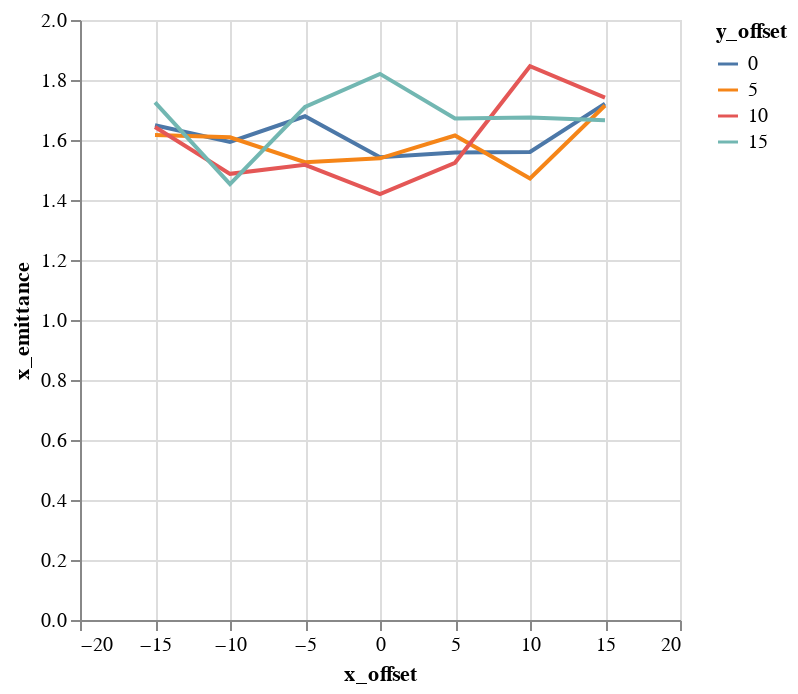

Notebook code cell kept with this figure:
### Markdown cell above
## Plots

### Code cell
alt.Chart(emit_df).mark_line().encode(
    color='y_offset:N',
    x='x_offset',
    y='x_emittance',
)

### Figure 1 — Vega-Lite specification as saved in the notebook (floating-point values rounded to 4 significant figures)
{"$schema": "https://vega.github.io/schema/vega-lite/v1.2.1.json", "data": {"values": [{"losses": 0, "relbeta": 0.002308, "sourceID": 16777222, "sourceName": "x_-15_y_0", "x_emittance": 1.649, "x_emittance_rel": 1.017, "x_norm_emittance": 0.003807, "x_offset": -15, "y_emittance": 1.571, "y_emittance_rel": 0.9995, "y_norm_emittance": 0.003628, "y_offset": 0}, {"losses": 0, "relbeta": 0.002308, "sourceID": 16777229, "sourceName": "x_-15_y_5", "x_emittance": 1.616, "x_emittance_rel": 1.015, "x_norm_emittance": 0.003731, "x_offset": -15, "y_emittance": 1.597, "y_emittance_rel": 1.002, "y_norm_emittance": 0.003687, "y_offset": 5}, {"losses": 0, "relbeta": 0.002308, "sourceID": 16777236, "sourceName": "x_-15_y_10", "x_emittance": 1.643, "x_emittance_rel": 1.016, "x_norm_emittance": 0.003793, "x_offset": -15, "y_emittance": 1.605, "y_emittance_rel": 1.005, "y_norm_emittance": 0.003705, "y_offset": 10}, {"losses": 0, "relbeta": 0.002308, "sourceID": 16777243, "sourceName": "x_-15_y_15", "x_emittance": 1.725, "x_emittance_rel": 1.032, "x_norm_emittance": 0.003983, "x_offset": -15, "y_emittance": 1.663, "y_emittance_rel": 1.001, "y_norm_emittance": 0.003839, "y_offset": 15}, {"losses": 0, "relbeta": 0.002308, "sourceID": 16777220, "sourceName": "x_-10_y_0", "x_emittance": 1.594, "x_emittance_rel": 1.001, "x_norm_emittance": 0.003679, "x_offset": -10, "y_emittance": 1.552, "y_emittance_rel": 0.9997, "y_norm_emittance": 0.003583, "y_offset": 0}, {"losses": 0, "relbeta": 0.002308, "sourceID": 16777227, "sourceName": "x_-10_y_5", "x_emittance": 1.609, "x_emittance_rel": 0.9975, "x_norm_emittance": 0.003714, "x_offset": -10, "y_emittance": 1.582, "y_emittance_rel": 1.001, "y_norm_emittance": 0.003651, "y_offset": 5}, {"losses": 0, "relbeta": 0.002308, "sourceID": 16777234, "sourceName": "x_-10_y_10", "x_emittance": 1.487, "x_emittance_rel": 1.0, "x_norm_emittance": 0.003433, "x_offset": -10, "y_emittance": 1.669, "y_emittance_rel": 1.002, "y_norm_emittance": 0.003853, "y_offset": 10}, {"losses": 0, "relbeta": 0.002308, "sourceID": 16777241, "sourceName": "x_-10_y_15", "x_emittance": 1.453, "x_emittance_rel": 1.002, "x_norm_emittance": 0.003354, "x_offset": -10, "y_emittance": 1.635, "y_emittance_rel": 1.001, "y_norm_emittance": 0.003775, "y_offset": 15}, {"losses": 0, "relbeta": 0.002308, "sourceID": 16777218, "sourceName": "x_-5_y_0", "x_emittance": 1.679, "x_emittance_rel": 1.002, "x_norm_emittance": 0.003876, "x_offset": -5, "y_emittance": 1.718, "y_emittance_rel": 1.0, "y_norm_emittance": 0.003966, "y_offset": 0}, {"losses": 0, "relbeta": 0.002308, "sourceID": 16777225, "sourceName": "x_-5_y_5", "x_emittance": 1.526, "x_emittance_rel": 1.002, "x_norm_emittance": 0.003523, "x_offset": -5, "y_emittance": 1.63, "y_emittance_rel": 1.002, "y_norm_emittance": 0.003762, "y_offset": 5}, {"losses": 0, "relbeta": 0.002308, "sourceID": 16777232, "sourceName": "x_-5_y_10", "x_emittance": 1.517, "x_emittance_rel": 1.004, "x_norm_emittance": 0.003502, "x_offset": -5, "y_emittance": 1.552, "y_emittance_rel": 1.004, "y_norm_emittance": 0.003583, "y_offset": 10}, {"losses": 0, "relbeta": 0.002308, "sourceID": 16777239, "sourceName": "x_-5_y_15", "x_emittance": 1.71, "x_emittance_rel": 1.011, "x_norm_emittance": 0.003947, "x_offset": -5, "y_emittance": 1.512, "y_emittance_rel": 1.005, "y_norm_emittance": 0.003491, "y_offset": 15}, {"losses": 0, "relbeta": 0.002308, "sourceID": 16777216, "sourceName": "x_0_y_0", "x_emittance": 1.542, "x_emittance_rel": 1.001, "x_norm_emittance": 0.00356, "x_offset": 0, "y_emittance": 1.537, "y_emittance_rel": 1.0, "y_norm_emittance": 0.003547, "y_offset": 0}, {"losses": 0, "relbeta": 0.002308, "sourceID": 16777223, "sourceName": "x_0_y_5", "x_emittance": 1.539, "x_emittance_rel": 0.999, "x_norm_emittance": 0.003552, "x_offset": 0, "y_emittance": 1.543, "y_emittance_rel": 1.005, "y_norm_emittance": 0.003562, "y_offset": 5}, {"losses": 0, "relbeta": 0.002308, "sourceID": 16777230, "sourceName": "x_0_y_10", "x_emittance": 1.42, "x_emittance_rel": 1.012, "x_norm_emittance": 0.003278, "x_offset": 0, "y_emittance": 1.487, "y_emittance_rel": 1.008, "y_norm_emittance": 0.003432, "y_offset": 10}, {"losses": 0, "relbeta": 0.002308, "sourceID": 16777237, "sourceName": "x_0_y_15", "x_emittance": 1.82, "x_emittance_rel": 1.03, "x_norm_emittance": 0.004202, "x_offset": 0, "y_emittance": 1.661, "y_emittance_rel": 1.03, "y_norm_emittance": 0.003835, "y_offset": 15}, {"losses": 0, "relbeta": 0.002308, "sourceID": 16777217, "sourceName": "x_5_y_0", "x_emittance": 1.558, "x_emittance_rel": 1.005, "x_norm_emittance": 0.003597, "x_offset": 5, "y_emittance": 1.677, "y_emittance_rel": 1.002, "y_norm_emittance": 0.003872, "y_offset": 0}, {"losses": 0, "relbeta": 0.002308, "sourceID": 16777224, "sourceName": "x_5_y_5", "x_emittance": 1.615, "x_emittance_rel": 1.008, "x_norm_emittance": 0.003728, "x_offset": 5, "y_emittance": 1.478, "y_emittance_rel": 1.003, "y_norm_emittance": 0.003412, "y_offset": 5}, {"losses": 0, "relbeta": 0.002308, "sourceID": 16777231, "sourceName": "x_5_y_10", "x_emittance": 1.524, "x_emittance_rel": 1.042, "x_norm_emittance": 0.003518, "x_offset": 5, "y_emittance": 1.596, "y_emittance_rel": 1.002, "y_norm_emittance": 0.003685, "y_offset": 10}, {"losses": 0, "relbeta": 0.002308, "sourceID": 16777238, "sourceName": "x_5_y_15", "x_emittance": 1.672, "x_emittance_rel": 1.046, "x_norm_emittance": 0.00386, "x_offset": 5, "y_emittance": 1.604, "y_emittance_rel": 1.019, "y_norm_emittance": 0.003702, "y_offset": 15}, {"losses": 0, "relbeta": 0.002308, "sourceID": 16777219, "sourceName": "x_10_y_0", "x_emittance": 1.56, "x_emittance_rel": 1.027, "x_norm_emittance": 0.003602, "x_offset": 10, "y_emittance": 1.602, "y_emittance_rel": 1.002, "y_norm_emittance": 0.003699, "y_offset": 0}, {"losses": 0, "relbeta": 0.002308, "sourceID": 16777226, "sourceName": "x_10_y_5", "x_emittance": 1.472, "x_emittance_rel": 1.017, "x_norm_emittance": 0.003398, "x_offset": 10, "y_emittance": 1.498, "y_emittance_rel": 0.9945, "y_norm_emittance": 0.003459, "y_offset": 5}, {"losses": 0, "relbeta": 0.002308, "sourceID": 16777233, "sourceName": "x_10_y_10", "x_emittance": 1.846, "x_emittance_rel": 1.059, "x_norm_emittance": 0.004262, "x_offset": 10, "y_emittance": 1.639, "y_emittance_rel": 1.016, "y_norm_emittance": 0.003783, "y_offset": 10}, {"losses": 0, "relbeta": 0.002308, "sourceID": 16777240, "sourceName": "x_10_y_15", "x_emittance": 1.675, "x_emittance_rel": 1.065, "x_norm_emittance": 0.003867, "x_offset": 10, "y_emittance": 1.536, "y_emittance_rel": 1.016, "y_norm_emittance": 0.003546, "y_offset": 15}, {"losses": 0, "relbeta": 0.002308, "sourceID": 16777221, "sourceName": "x_15_y_0", "x_emittance": 1.721, "x_emittance_rel": 1.149, "x_norm_emittance": 0.003973, "x_offset": 15, "y_emittance": 1.581, "y_emittance_rel": 1.002, "y_norm_emittance": 0.003649, "y_offset": 0}, {"losses": 1, "relbeta": 0.002308, "sourceID": 16777228, "sourceName": "x_15_y_5", "x_emittance": 1.715, "x_emittance_rel": 1.091, "x_norm_emittance": 0.003959, "x_offset": 15, "y_emittance": 1.486, "y_emittance_rel": 1.0, "y_norm_emittance": 0.00343, "y_offset": 5}, {"losses": 0, "relbeta": 0.002308, "sourceID": 16777235, "sourceName": "x_15_y_10", "x_emittance": 1.741, "x_emittance_rel": 1.073, "x_norm_emittance": 0.00402, "x_offset": 15, "y_emittance": 1.632, "y_emittance_rel": 1.01, "y_norm_emittance": 0.003768, "y_offset": 10}, {"losses": 0, "relbeta": 0.002308, "sourceID": 16777242, "sourceName": "x_15_y_15", "x_emittance": 1.666, "x_emittance_rel": 1.099, "x_norm_emittance": 0.003845, "x_offset": 15, "y_emittance": 1.654, "y_emittance_rel": 1.042, "y_norm_emittance": 0.003817, "y_offset": 15}]}, "encoding": {"color": {"field": "y_offset", "type": "nominal"}, "x": {"field": "x_offset", "type": "quantitative"}, "y": {"field": "x_emittance", "type": "quantitative"}}, "mark": "line"}
